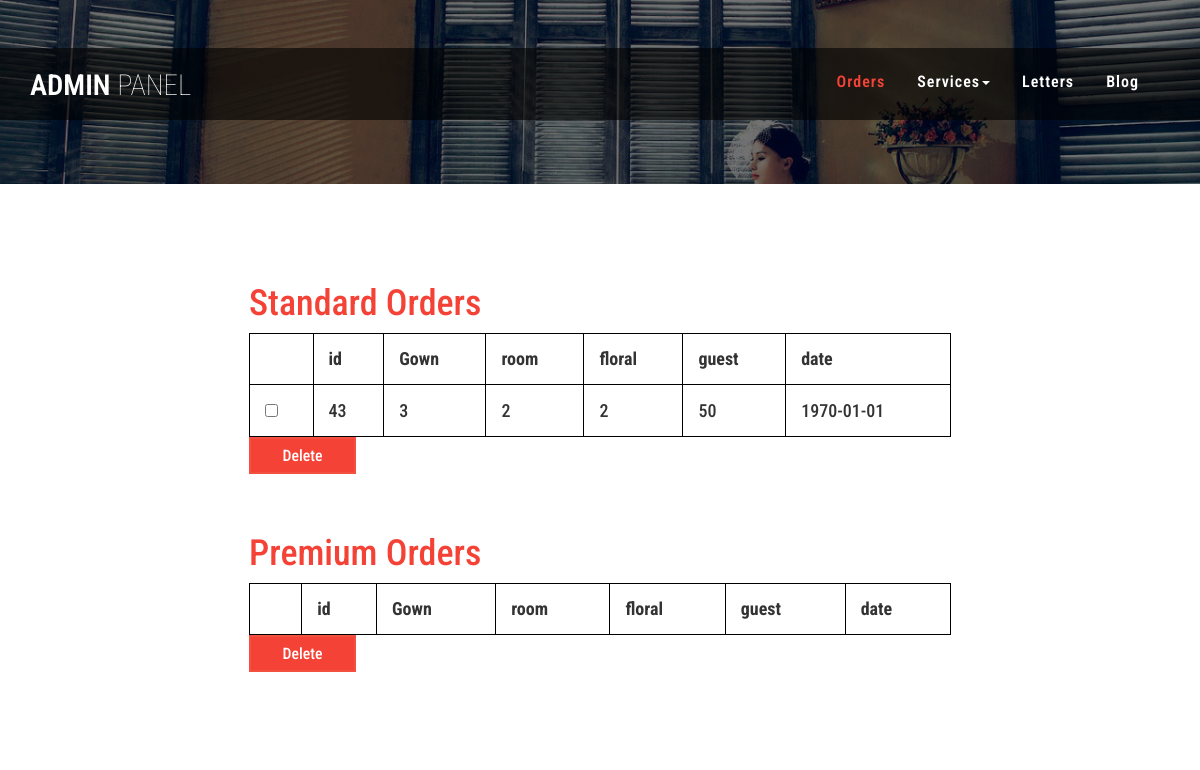
Page /adminhome.php on the committed database.
### tables this page shows
CREATE TABLE `standard` (
  `id` int(11) NOT NULL,
  `gown` varchar(255) NOT NULL,
  `suit` varchar(255) NOT NULL,
  `room` varchar(255) NOT NULL,
  `floral` varchar(255) NOT NULL,
  `guest` varchar(255) NOT NULL,
  `date` date NOT NULL,
  `name` varchar(255) NOT NULL,
  `phone` varchar(255) NOT NULL
);

### adminhome.php (the view, shortened to what this page needs)
<?php
include 'config/database.php';
$sql = 'SELECT * FROM standard';
$result = mysqli_query($link, $sql);
$standards = mysqli_fetch_all($result, MYSQLI_ASSOC);
?>
<!DOCTYPE html>
<html lang="en">
<head>
	<link href="css/bootstrap.css" rel="stylesheet" type="text/css" media="all" />
	<link rel="stylesheet" href="css/style.css" type="text/css" media="all" />
	<link href="css/font-awesome.css" rel="stylesheet">
</head>
<body>
	<div class="banner">
		<?php include 'adminheader.php'?>
	</div>
	<div>
		<h4>
			<div class="container">
				<div class="row">
					<div class="col s6 md3">
						<div class="card z-depth 0">
							<div style="width: 100%;padding-left:20%;padding-top: 6%;padding-right: 20%;padding-bottom: 6%">
								<section id="new">
									<h1 style="color: #F44336">Standard Orders</h1>
								</section>
								<form action="config/deletestandard.php" method="POST">
									<table style="width:100%">
										<tr>
											<th></th>
											<th>id</th>
											<th>Gown</th>
											<th>room</th>
											<th>floral</th>
											<th>guest</th>
											<th>date</th>
										</tr>
										<?php
										foreach ($standards as $item) {
											?>
											<tr style="margin-top: 20px">
												<td><input type="checkbox"  name="checkbox[]" value="<?php echo $item['id'];?>"></td>
												<td><?php echo$item['id'];?></td>
												<td><?php echo$item['gown'];?></td>
												<td><?php echo$item['room'];?></td>
												<td><?php echo$item['floral'];?></td>
												<td><?php echo$item['guest'];?></td>
												<td><?php echo$item['date'];?></td>
											</tr>
											<?php
										}
										?>
									</table>
									<button class="btn1" >Delete</button>
								</form>
								<br><br>
								<section id="new">
									<h1 style="color: #F44336">Premium Orders</h1>
									</section>
									<table style="width:100%">
										<tr>
											<th></th>
											<th>id</th>
											<th>Gown</th>
											<th>room</th>
											<th>floral</th>
											<th>guest</th>
											<th>date</th>
										</tr>
									</table>
									<button class="btn1" >Delete</button>
							</div>
						</div>
					</div>
				</div>
			</div>
		</h4>
	</div>
	</body>
	</html>

### css/style.css (style rules this page uses)
html, body { font-size: 100%; font-family: 'Roboto Condensed', sans-serif; }
body { background:#FFFFFF; }
.banner { background: url(../images/1.jpg) no-repeat 0px 0px; background-size: cover; padding: 3em 0 4em; }
button.btn1 { border: solid 2px #f35041; color: #ffffff; font-size: .875em; background: #f44336; padding: .5em 2em; text-decoration: none; transition: 0.5s all; -webkit-transition: 0.5s all; -moz-transition: 0.5s all; -o-transition: 0.5s all; -ms-transition: 0.5s all; }
table, th, td { border: 1px solid black; border-collapse: collapse; }
th, td { padding: 15px; }

### rows in the picture
standard: id "43", gown "3", room "2", floral "2", guest "50", date "1970-01-01"
